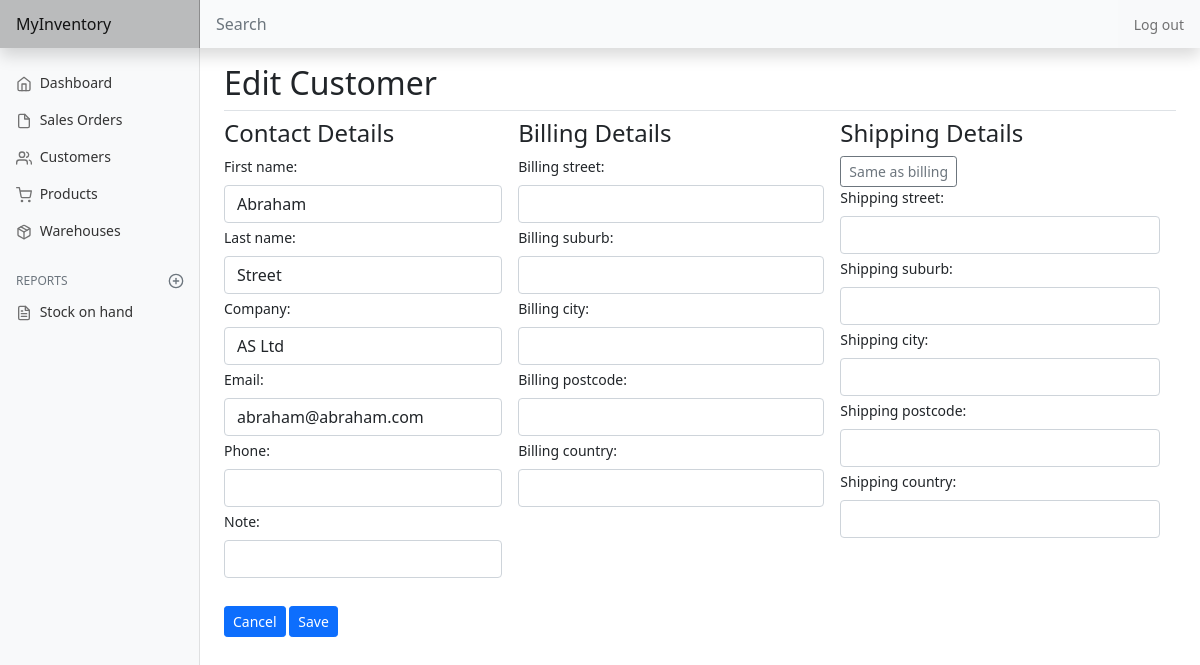
Before: /customer/edit/11 (signed in) with the older database file.
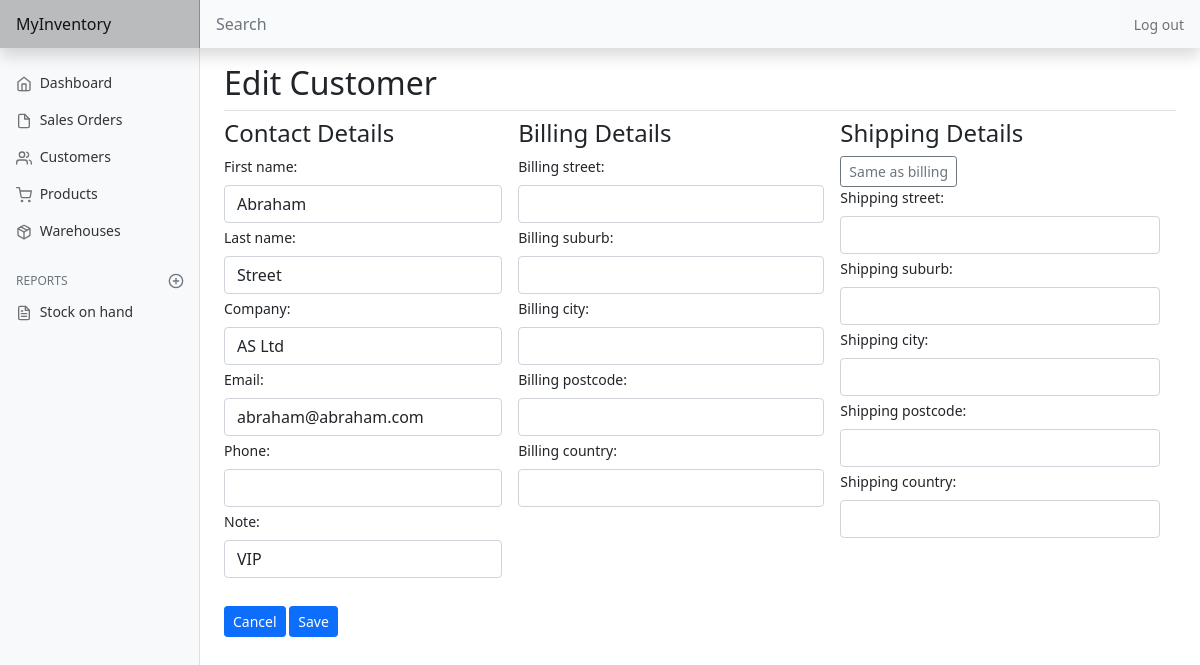
After: the same page with the newer database file.
### inventory/models.py (models this page shows, shortened)
class Customer(models.Model):
    user = models.ForeignKey(User, on_delete=CASCADE, related_name="customers")
    first_name = models.CharField(max_length=50)
    last_name = models.CharField(max_length=50)
    company = models.CharField(blank=True, max_length=100)
    email = models.EmailField()
    phone = models.CharField(blank=True, max_length=20)
    note = models.CharField(blank=True, max_length=256)
    billing_street = models.CharField(blank=True, max_length=128)
    billing_suburb = models.CharField(blank=True, max_length=64)
    billing_city = models.CharField(blank=True, max_length=64)
    billing_postcode = models.CharField(blank=True, max_length=8)
    billing_country = models.CharField(blank=True, max_length=64)
    shipping_street = models.CharField(blank=True, max_length=128)
    shipping_suburb = models.CharField(blank=True, max_length=64)
    shipping_city = models.CharField(blank=True, max_length=64)
    shipping_postcode = models.CharField(blank=True, max_length=6)
    shipping_country = models.CharField(blank=True, max_length=64)
    timestamp = models.DateTimeField(auto_now_add=True)

### inventory/views.py (the view)
# urls.py: path('customer/edit/<int:id>', views.edit_customer, name="edit_customer"),
@login_required
def edit_customer(request, id):
    customer = get_object_or_404(Customer, pk=id, user=request.user)
    if request.method == "POST":
        save_customer(request, customer)
        return HttpResponseRedirect(reverse("list_customer"))
    else:
        return render(request, "inventory/customer_form.html", {
            'edit': True,
            'contact_form': CustomerContactForm(instance=customer),
            'billing_form': CustomerBillingForm(instance=customer),
            'shipping_form': CustomerShippingForm(instance=customer)
        })

### inventory/models.py
class CustomerContactForm(ModelForm):
    class Meta:
        model = Customer
        fields = ['first_name', 'last_name',
                  'company', 'email', 'phone', 'note']
        widgets = {
            'first_name': forms.TextInput(attrs={'class': 'form-control', 'autofocus': True}),
            'last_name': forms.TextInput(attrs={'class': 'form-control'}),
            'company': forms.TextInput(attrs={'class': 'form-control'}),
            'email': forms.TextInput(attrs={'class': 'form-control'}),
            'phone': forms.TextInput(attrs={'class': 'form-control'}),
            'note': forms.TextInput(attrs={'class': 'form-control'})
        }

### inventory/templates/inventory/customer_form.html (shortened to what this page needs)
{% extends 'inventory/layout.html' %}
{% load static %}
{% block body %}
    {% if edit %}
        <h2>Edit Customer</h2>
    {% else %}
        <h2>Create A New Customer</h2>
    {% endif %}
    <form method="post">
        {% include 'inventory/customer_form_template.html' %}
        <a class="btn btn-primary btn-sm" href="{% url 'list_customer' %}">Cancel</a>
        <input class="btn btn-primary btn-sm" type="submit" value="Save">
    </form>
{% endblock %}

### inventory/templates/inventory/customer_form_template.html (shortened to what this page needs)
<div class="d-flex justify-content-between flex-wrap flex-md-nowrap align-items-top pt-2 pb-2 mb-3 border-top">
    <div class="contact-form flex-grow-1 me-3">
        <h4>Contact Details</h4>
        {% for field in contact_form %}
            <div class="mb-1 row">
                <div class="form-label">
                    {{ field.label_tag }}
                </div>
                <div>
                    {{ field }}
                </div>
            </div>
        {% endfor %}
    </div>
    <div class="billing-form flex-grow-1 me-3">
        <h4>Billing Details</h4>
        {% for field in billing_form %}
            <div class="mb-1 row">
                <div class="form-label">
                    {{ field.label_tag }}
                </div>
                <div>
                    {{ field }}
                </div>
            </div>
        {% endfor %}
    </div>
    <div class="shipping-form flex-grow-1 me-3">
        <h4>Shipping Details</h4>
        <button type="button" class="btn btn-sm btn-outline-secondary" id="copy_billing">Same as billing</button>
        {% for field in shipping_form %}
            <div class="mb-1 row">
                <div class="form-label">
                    {{ field.label_tag }}
                </div>
                <div>
                    {{ field }}
                </div>
            </div>
        {% endfor %}
    </div>
</div>

Changed rows visible on the page:
changed Customer "Abraham": note (not shown) → "VIP"
